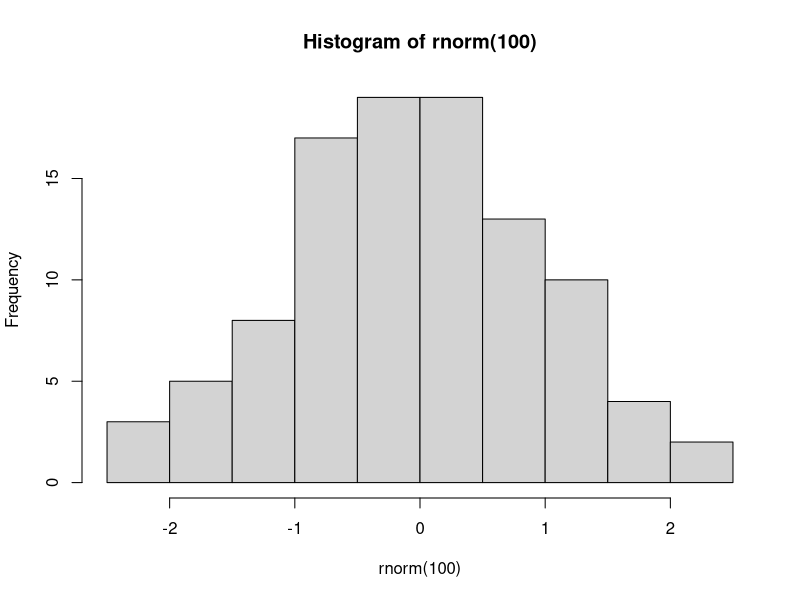

This chart was generated by the following R code:
## ---- chunk 1
rchunkprint <- function(code) {
  cat(paste("```{r}", "\n", code, "\n", "```", "\n", sep=""))
}
## ---- chunk 2
rchunkprint('hist(rnorm(100))')

## ---- chunk 3
hist(rnorm(100))
